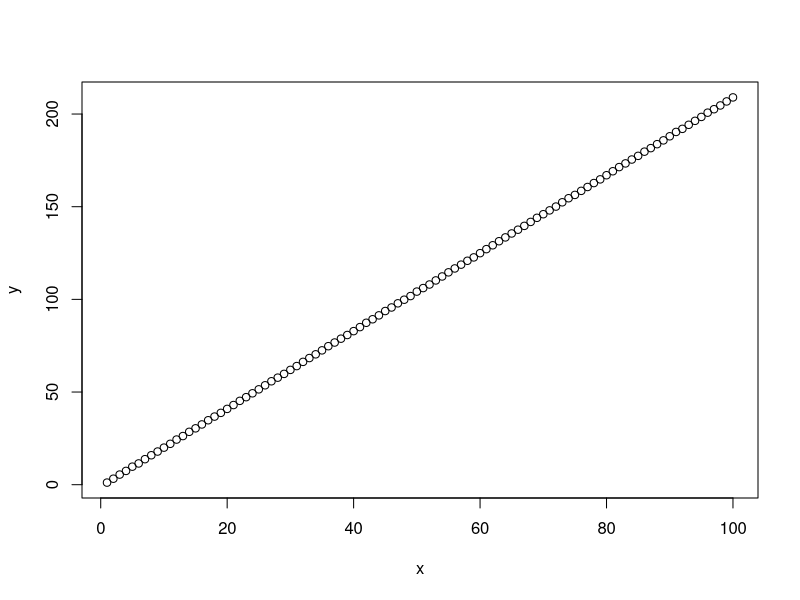
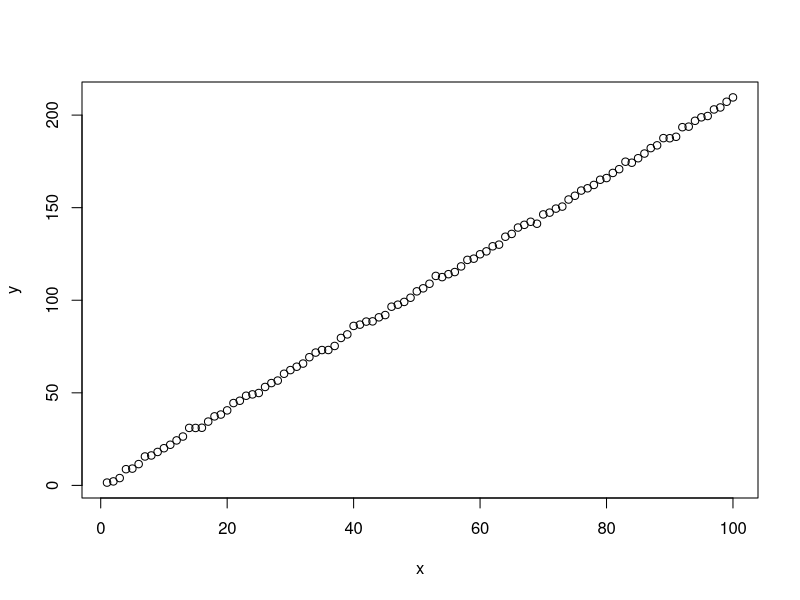
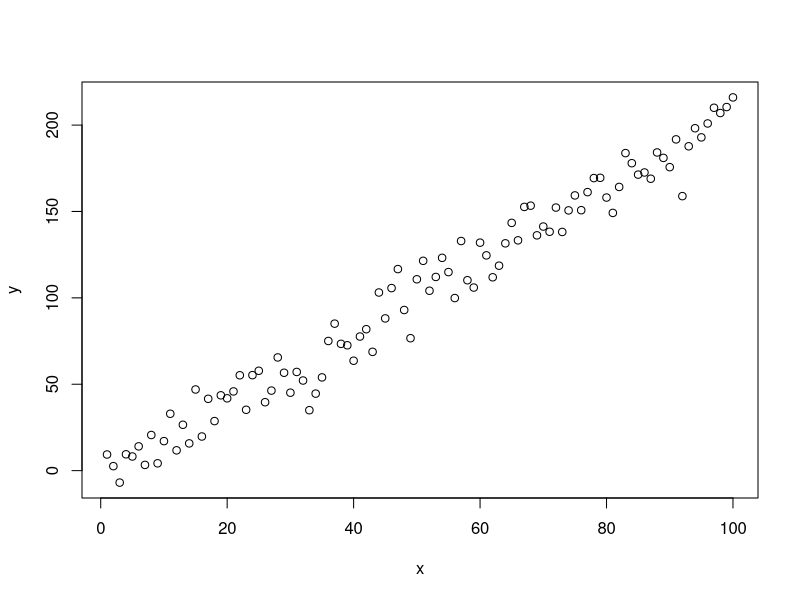
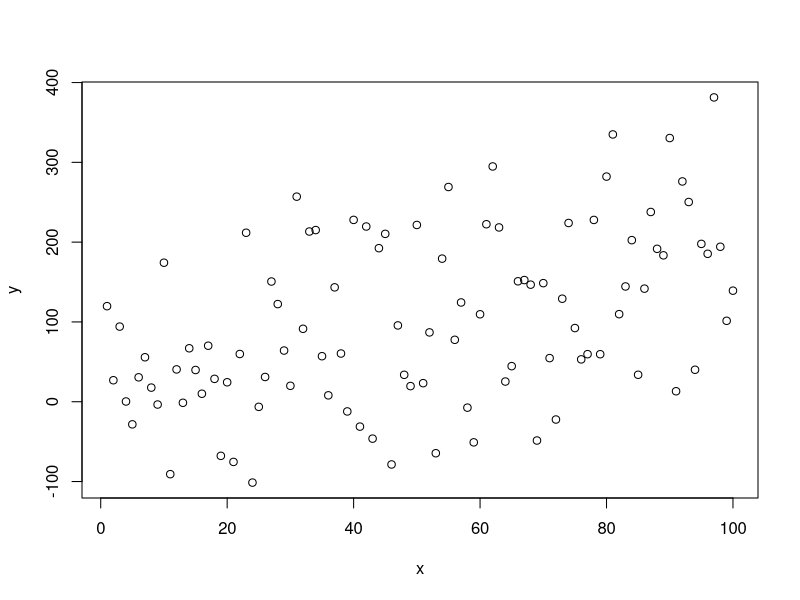
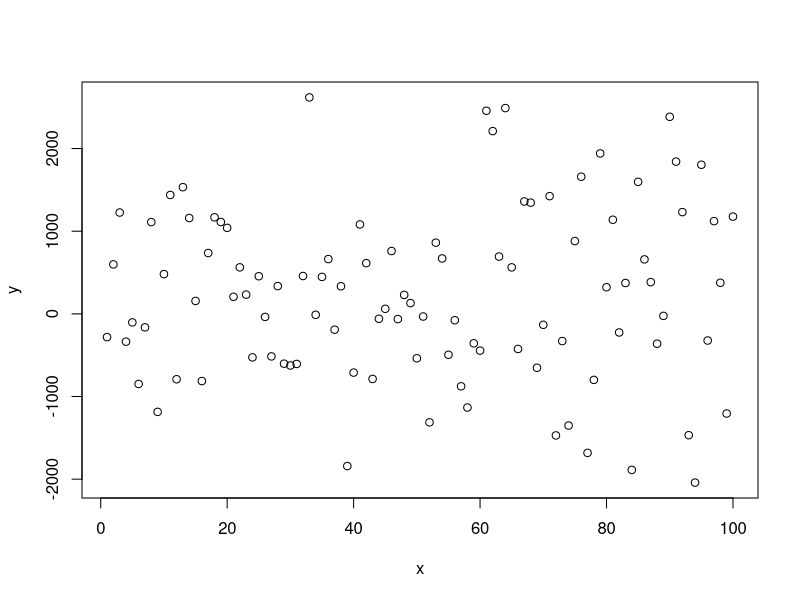
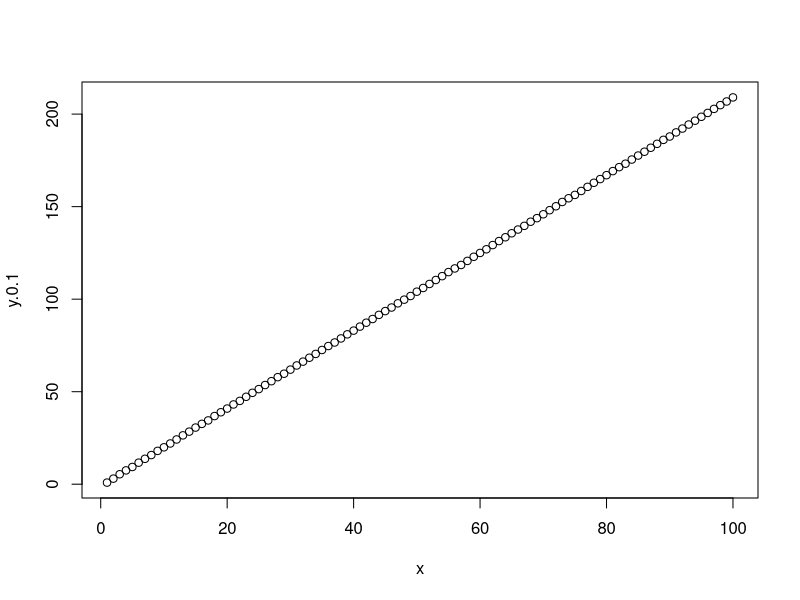
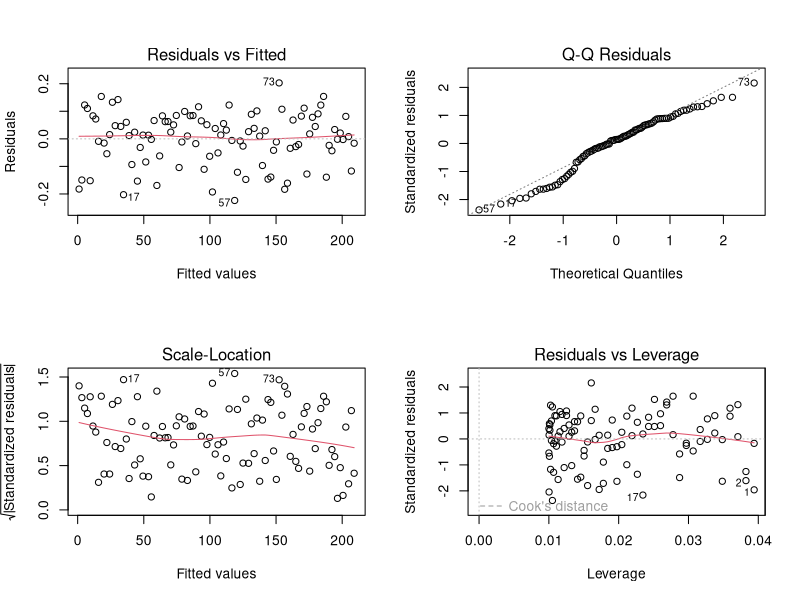
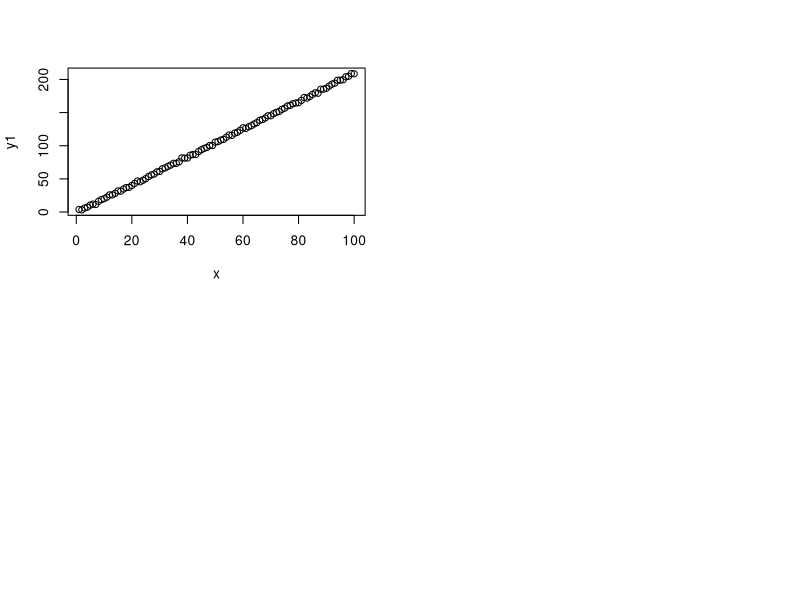

Here is the R script that generated these plots, in order: (Note: this script raises an error after producing the figures.)
rm(list = ls())
#First: generate a bunch of examples of GOOD FITS
#simulate data
x = c(1:100)
y = -1 + 2.1*x + rnorm(100, 0, 0.1)
plot(y ~ x)
y = -1 + 2.1*x + rnorm(100, 0, 1)
plot(y ~ x)
y = -1 + 2.1*x + rnorm(100, 0, 10)
plot(y ~ x)
y = -1 + 2.1*x + rnorm(100, 0, 100)
plot(y ~ x)
y = -1 + 2.1*x + rnorm(100, 0, 1000)
plot(y ~ x)
y.0.1 = -1 + 2.1*x + rnorm(100, 0, 0.1)
model.0.1 <- lm(y.0.1 ~ x)
summary(model.0.1)
plot( y.0.1 ~ x)
par(mfrow = c(2,2))
plot(model.0.1)
y1 = -1 + 2.1*x + rnorm(100, 0, 1)
plot(y1 ~ x)
par(mfrow = c(1,1))
plot(y1 ~ x)
model.1 <- lm(y1 ~ x)
summary(model.1)
par(mfrow = c(2,2))
plot(model.1)
y.100 <- -1 + 2.1*x + rnorm(100, 0, 100)
par(mfrow = c(1,1))
plot(y.100 ~ x)
cor(y.100, x)
model.100 <- lm(y.100 ~ x)
summary(model.100)
par(mfrow = c(2,2))
plot(model.100)
#why is there tail deviations in the QQ plot?
#well: this is just reflecting the distribution of 100 samples from a normal with variance 100
#to test this: try again at home with x of length 10000
#should see better fit in the QQ plot
#---------------- END OF GOOD PLOTS
#--- see some bad plots
x = c(1:100)
y <- 2+3*x - 4*x**2 + rnorm(100, 0, 0.1)
par(mfrow = c(2,2))
par(mfrow = c(1,1))
plot( y ~ x)
#STRONG relationship. NOT linear.
#fit a regression model. What would happen?
model.quadratic <- lm(y ~ x)
summary(model.quadratic)
#add regression line to plot to visualize
abline(a = model.quadratic$coefficients[1], b = model.quadratic$coefficients[2], col = "red", lwd = 2)
#not a good fit. despite BIG R^2.
#run diagnostics. 
par(mfrow = c(2,2))
plot(model.quadratic)
#--- obvious: residual vs fitted has a pattern. SO errors are not independent
#scale-location has pattern: so not constant variance. 
#--- do another example. 
y.exp <- exp(-2*x+rgamma(100,1,1))
par(mfrow = c(1,1))
plot(y.exp ~ x)
model.exp <- lm(y.exp ~ x)
summary(model.exp)
par(mfrow = c(2,2))
summary(model.exp)
plot(model.exp)
#not a good fit. Clear trends in the three diagnostic plots. 
x = rnorm(200,0,1)
y = (1+2*x+rnorm(100,0,0.75))**2
par(mfrow = c(1,1))
plot(y ~ x)
y = (1+2*x+rnorm(100,0,0.75))**(2/3)
plot(y ~ x)
model.23 <- lm(y~x)
summary(model.23)
par(mfrow = c(2,2))
plot(model.23)
#scale-location indicates that perhaps variance is not constant. 
#quite borderline case
savehistory(file = "Thursday1012.R")
